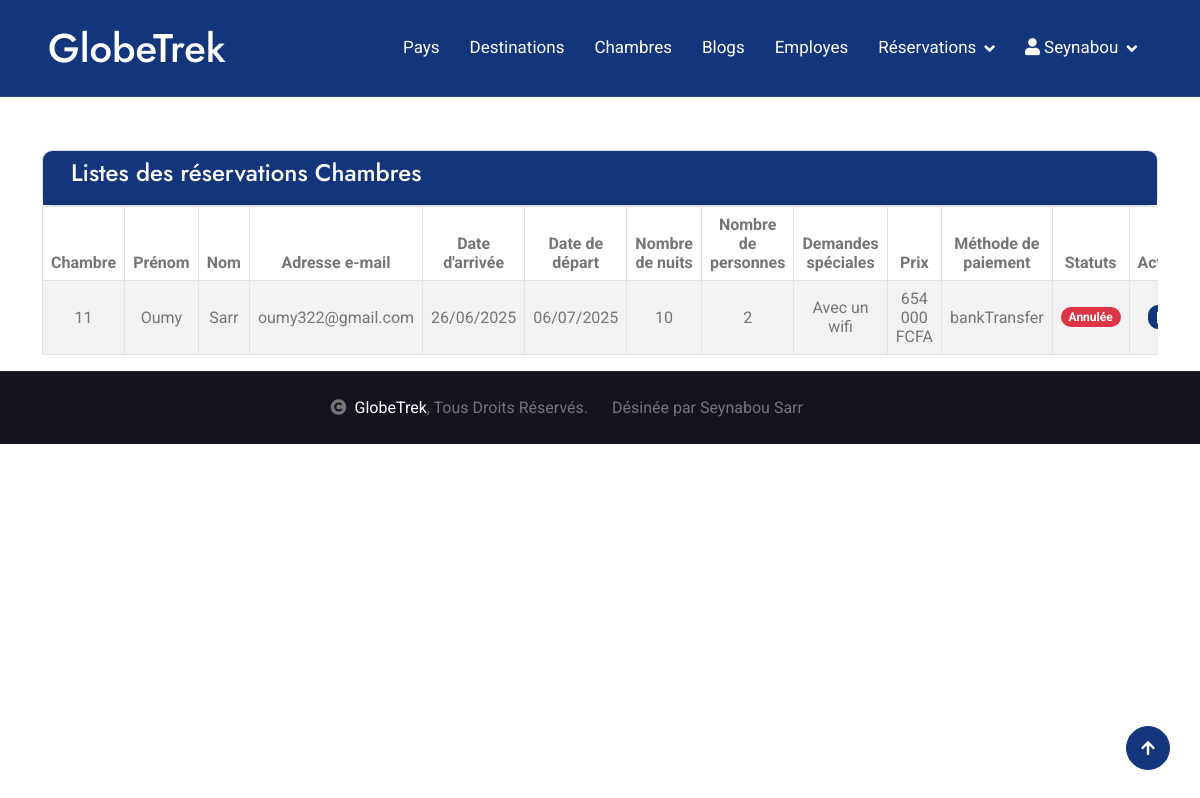
The app's page /?page=reservationAdmin (signed in) with its own data.
### tables this page shows
CREATE TABLE `reservations` (
  `id` int(11) NOT NULL,
  `reference` varchar(255) NOT NULL,
  `date_arrivee` date NOT NULL,
  `date_depart` date NOT NULL,
  `nombre_nuits` int(11) NOT NULL,
  `nombre_personnes` int(11) NOT NULL,
  `demandes_speciales` text NOT NULL,
  `methode_paiement` varchar(255) NOT NULL,
  `date_reservation` int(11) NOT NULL,
  `chambre_id` int(11) NOT NULL,
  `client_id` int(11) NOT NULL,
  `prix` double NOT NULL,
  `actions` varchar(255) NOT NULL
);

CREATE TABLE `users` (
  `id` int(11) NOT NULL,
  `prenom` varchar(255) NOT NULL,
  `nom` varchar(255) NOT NULL,
  `adresse` varchar(255) NOT NULL,
  `tel` varchar(255) NOT NULL,
  `email` varchar(255) NOT NULL,
  `mdp` varchar(255) NOT NULL,
  `role` varchar(255) NOT NULL
);

CREATE TABLE `chambres` (
  `id` int(11) NOT NULL,
  `nom` varchar(255) NOT NULL,
  `type` varchar(255) NOT NULL,
  `description` text NOT NULL,
  `capacite` varchar(100) NOT NULL,
  `prix` double NOT NULL,
  `image` varchar(255) NOT NULL,
  `disponible` varchar(255) NOT NULL
);

### models/database.php (called while the page is built, shortened)
<?php
try {
$db = new PDO("mysql:host=localhost;dbname=c10_globetrek", "root", "");
} catch (PDOException $e) {
    echo "Erreur: ".$e->getMessage()." a la ligne ".__LINE__;
}
function recupererToutesLesReservations(){
    global $db;
    try {
        $q = $db->prepare("
            SELECT
                r.*,
                c.nom AS chambre_nom,
                c.prix,
                r.date_arrivee,
                r.date_depart,
                r.nombre_nuits,
                r.nombre_personnes,
                r.demandes_speciales,
                r.methode_paiement,
                r.actions,
                r.reference,
                r.date_reservation,
                u.prenom AS client_prenom,
                u.nom AS client_nom,
                u.email AS email
            FROM reservations r, chambres c , users u
            WHERE r.chambre_id = c.id AND r.client_id = u.id
            ORDER BY r.date_reservation DESC
        ");
        $q->execute();
        return $q->fetchAll(PDO::FETCH_OBJ);
    } catch (PDOException $e) {
        setmessage("Erreur: " . $e->getMessage() . " à la ligne " . __LINE__, "danger");
    }
}

### views/reservationAdmin.php (the view, shortened to what this page needs)
<div class="container" style="margin-top: 150px;">
    <div class="card container col-md-12">
        <div class="card-header row bg-primary text-white">
            <h4 class="col-md-10 text-white">Listes des réservations Chambres</h4>
        </div>
    </div>
    <div class="table-responsive">
        <table id="myTable" class="table table-bordered table-striped table-hover align-middle text-center">
            <thead>
                <tr>
                    <th>Chambre</th>
                    <th>Prénom</th>
                    <th>Nom</th>
                    <th>Adresse e-mail</th>
                    <th>Date d'arrivée</th>
                    <th>Date de départ</th>
                    <th>Nombre de nuits</th>
                    <th>Nombre de personnes</th>
                    <th>Demandes spéciales</th>
                    <th>Prix</th>
                    <th>Méthode de paiement</th>
                    <th>Statuts</th>
                    <th>Actions</th>
                </tr>
            </thead>
            <tbody>
            <?php foreach ($reservations as $r): ?>
                <tr>
                    <td><?= htmlspecialchars($r->chambre_id) ?></td>
                    <td><?= htmlspecialchars($r->client_prenom) ?></td>
                    <td><?= htmlspecialchars($r->client_nom) ?></td>
                    <td><?= htmlspecialchars($r->email) ?></td>
                    <td><?= date("d/m/Y", strtotime($r->date_arrivee)) ?></td>
                    <td><?= date("d/m/Y", strtotime($r->date_depart)) ?></td>
                    <td><?= htmlspecialchars($r->nombre_nuits) ?></td>
                    <td><?= htmlspecialchars($r->nombre_personnes) ?></td>
                    <td><?= htmlspecialchars($r->demandes_speciales) ?></td>
                    <td><?= number_format($r->prix, 0, ',', ' ') ?> FCFA</td>
                    <td><?= htmlspecialchars($r->methode_paiement) ?></td>
                    <td>
                        <?php if($r->actions == 0): ?>
                            <span class="badge bg-primary">En attente</span>
                        <?php elseif($r->actions == 1): ?>
                            <span class="badge bg-success">Confirmée</span>
                        <?php elseif($r->actions == 2): ?>
                            <span class="badge bg-danger">Annulée</span>
                        <?php endif; ?>
                    </td>
                    <td>
                        <a href="?page=reservationAdmin&type=edit&id=<?= $r->id ?>" title="Editer" class="btn btn-primary btn-sm"><i class="fa fa-edit"></i></a>
                    </td>
                </tr>
            <?php endforeach; ?>
            </tbody>
        </table>
    </div>
</div>

### assets/css/style.css (style rules this page uses)
.btn { font-weight: 600; transition: .5s; }
.btn.btn-primary { box-shadow: inset 0 0 0 0 var(--bs-primary); }

### records on screen
reservations: chambre "11", users.prenom "Oumy", users.nom "Sarr", users.email "oumy322@gmail.com", date_arrivee "26/06/2025", date_depart "06/07/2025", nombre_nuits "10", nombre_personnes "2", demandes_speciales "Avec un wifi", chambre.prix "654 000", methode_paiement "bankTransfer", actions "Annulée"

### other values on screen
$_SESSION["user"]->prenom "Seynabou"
